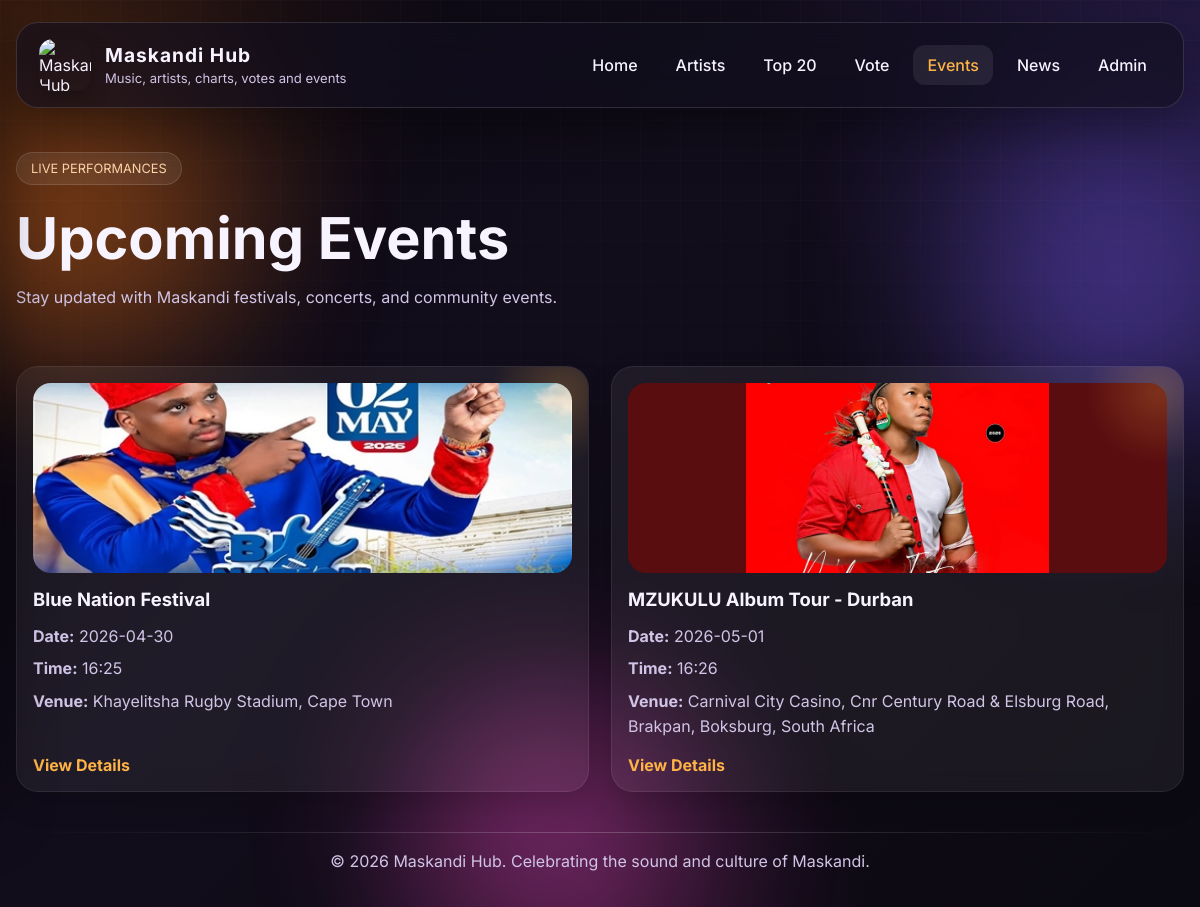
The app's page /events with its own data.
### tables this page shows
CREATE TABLE events_list (
                id INTEGER PRIMARY KEY AUTOINCREMENT,
                name TEXT NOT NULL,
                event_datetime TEXT NOT NULL,
                venue TEXT NOT NULL,
                ticket_link TEXT,
                image TEXT,
                status TEXT NOT NULL DEFAULT 'Published',
                created_at TIMESTAMP DEFAULT CURRENT_TIMESTAMP
            );

### app.py (the view)
@app.route("/events")
def events():
    public_events = fetchall("""
        SELECT *
        FROM events_list
        WHERE status = 'Published'
          AND datetime(event_datetime) >= datetime('now')
        ORDER BY datetime(event_datetime) ASC
    """)
    return render_template("events.html", public_events=public_events)

### app.py (called while the page is built)
def get_db_connection():
    import sqlite3
    db_path = DATABASE_URL.replace("sqlite:///", "")
    conn = sqlite3.connect(db_path)
    conn.row_factory = sqlite3.Row
    return conn

def fetchall(query, params=None):
    conn = get_db_connection()
    try:
        cur = conn.cursor()
        if params:
            cur.execute(query, params)
        else:
            cur.execute(query)
        return cur.fetchall()
    finally:
        cur.close()
        conn.close()

### templates/events.html (shortened to what this page needs)
{% extends 'base.html' %}
{% block content %}
<section class="inner-hero">
    <span class="tag">LIVE PERFORMANCES</span>
    <h1>Upcoming Events</h1>
    <p>Stay updated with Maskandi festivals, concerts, and community events.</p>
</section>
<section class="section-block events-page-section">
    <div class="content-grid two-grid events-grid-pro">
        {% if public_events %}
            {% for event in public_events %}
            <div class="event-card event-card-pro">
                <div class="event-glow"></div>
                {% if event.image %}
                <div class="event-image-wrap event-image-wrap-pro">
                    <img src="{{ url_for('static', filename='uploads/events/' ~ event.image) }}" alt="{{ event.name }}" class="event-image event-image-pro">
                </div>
                {% endif %}
                <div class="event-card-body">
                    <h3>{{ event.name }}</h3>
                    <div class="event-meta-list">
                        <p><strong>Date:</strong> {{ event.event_datetime[:10] }}</p>
                        <p><strong>Time:</strong> {{ event.event_datetime[11:16] }}</p>
                        <p><strong>Venue:</strong> {{ event.venue }}</p>
                    </div>
                    <a href="{{ url_for('event_details', event_id=event.id) }}" class="card-link event-link-btn">View Details</a>
                </div>
            </div>
            {% endfor %}
        {% else %}
            <div class="empty-state events-empty-state">
                <h3>No upcoming events available</h3>
                <p>Please check back later for new Maskandi events.</p>
            </div>
        {% endif %}
    </div>
</section>
{% endblock %}

### records on screen
events_list: image (picture), name "Blue Nation Festival", event_datetime "2026-04-30", event_datetime "16:25", venue "Khayelitsha Rugby Stadium, Cape Town"
events_list: image (placeholder picture), name "MZUKULU Album Tour - Durban", event_datetime "2026-05-01", event_datetime "16:26", venue "Carnival City Casino, Cnr Century Road & Elsburg Road, Brakpan, Boksburg, South Africa"
